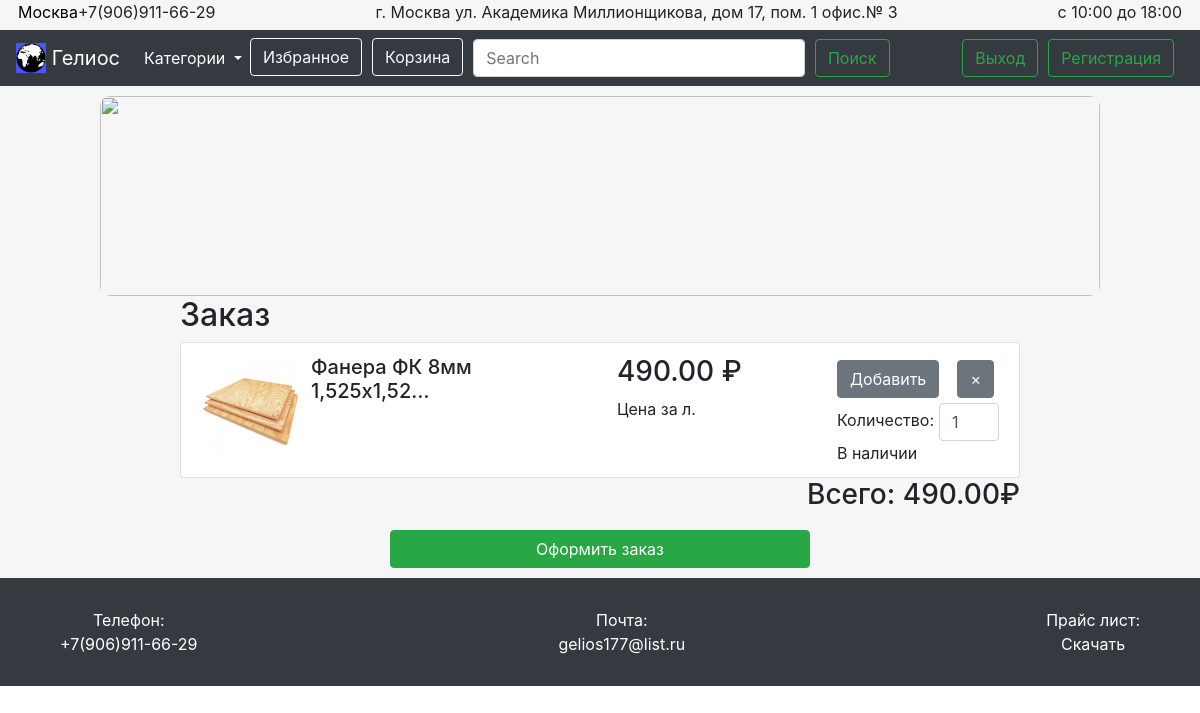
/order/ (signed in), run on the app's committed database.
### product/models.py (models this page shows, shortened)
class Product(models.Model):
    name = models.CharField(max_length=100, blank=True, null=True, default=None)
    price = models.DecimalField(max_digits=10, decimal_places=2, default=0)
    price_per_some = models.ForeignKey(PricePerSome, blank=True, null=True, default=None)
    characteristic = models.TextField(blank=True, null=True, default=None)
    description = models.TextField(blank=True, null=True, default=None)
    category = models.ForeignKey(Category, blank=True, null=True, default=None)
    image = models.ImageField(upload_to='product_images\\')
    is_active = models.BooleanField(default=True)
    is_main = models.BooleanField(default=False)
    created = models.DateTimeField(auto_now_add=True, auto_now=False)
    updated = models.DateTimeField(auto_now_add=False,auto_now=True)
    class Meta:
        verbose_name = 'Товар'
        verbose_name_plural = 'Товары'

class PricePerSome(models.Model):
    name = models.CharField(max_length=100, blank=True, null=True, default=None)
    created = models.TimeField(auto_now_add=True, auto_now=False)
    updated = models.TimeField(auto_now_add=False, auto_now=True)
    def __str__(self):
        return 'Цена за ' + self.name
    class Meta:
        verbose_name = 'Цена за ...'
        verbose_name_plural = 'Цены за ...'

### order/views.py (the view)
# urls.py: url(r'^', include('order.urls')),
def order(request):
    is_login = request.user.is_authenticated()
    user_name = request.user.username
    session_key = request.session.session_key
    if not session_key:
        request.session.cycle_key()
    if not is_login:
        user_name = session_key
        try:
            UserData.objects.get(owner_name=user_name)
        except:
            UserData.objects.create(owner_name=user_name, liked_data='', order_data='')
    data = UserData.objects.get(owner_name=user_name).order_data
    data_d = str_to_dict(data)
    len_order_data = len(data_d)
    correct_order = len(data_d) > 0
    new_data = []
    order_dict = dict()
    total_order_price = 0
    for id_prod in data_d:
        try:
            loc_prod = Product.objects.get(id=id_prod)
            order_dict[loc_prod] = data_d[id_prod]
            total_order_price += data_d[id_prod]*loc_prod.price
        except:
            del data_d[id_prod]
    new_data = dict_to_str(data_d)
    data = UserData.objects.get(owner_name=user_name)
    data.order_data = new_data
    data.save(update_fields=['order_data'])
    return render(request, 'order.html', locals())

### nav/templatetags/nav_items.py (called while the page is built)
@register.inclusion_tag('dropdown.html', takes_context=True)
def dropdown(context):
    res = []
    for elem in Category.objects.all():
        url = '_'.join(elem.name.split(' '))
        res.append([elem.name, url])
    return {'items': res}

### order/views.py (called while the page is built)
def str_to_dict(s):
    d = dict()
    if s != '':
        s = s.split(' ')
        for elem in s:
            a, b = map(int, elem.split(':'))
            d[a] = b
    return d

def dict_to_str(d):
    s = []
    for elem in d:
        s.append(str(elem) + ':' + str(d[elem]))
    return ' '.join(s)

### templates/order.html (shortened to what this page needs)
{% extends 'base.html' %}
{% load static %}
{% block content %}
    <div id="cat-container"
         data-len="{{ len_order_data }}"
    >
    <h2>Заказ</h2>
    {% if len_order_data %}
      <ul class="list-group">
        {% for product, count in order_dict.items %}
          <li class="list-group-item {{ product.id }}-to-remove-order-class">
            <div id="cat-prod-container">
              <div id="cat-prod-left">
                <a href="{% url 'product' product.id %}">
                  <img src="../../static/media/{{ product.image }}" id="best-product-image">
                </a>
                <h5>{{ product.name|truncatechars_html:25 }}</h5>
              </div>
              <div id="cat-prod-right">
                <div id="cat-prod-right-left">
                  <h3 id="best-product-price">{{ product.price }} &#8381</h3>
                  <div id="best-price-per-one">{{ product.price_per_some }}</div>
                </div>
                <div id="cat-prod-right-right">
                  <div id="cat-btn-cont">
                    <button type="button" class="btn btn-secondary to-order-butt {{ product.id }}-to-hide-btn"
                              data-product_id = "{{ product.id }}"
                              data-is_delete = "false"
                              data-loc = "main"
                              data-product_count="{{ count }}"
                              data-product_price="{{ product.price }}"
                      >Добавить</button>
                    <form class="product-stuff-cont" id="cat-prod-buttons" action="{% url 'update_order' %}">
                    <button class="btn btn-secondary to-order-butt" id="fav-del-butt"
                              data-product_id="{{ product.id }}"
                              data-is_delete="true"
                              data-loc="main"
                              data-product_count="{{ count }}"
                              data-product_price="{{ product.price }}"
                      >&#215;</button>
                    </form>
                  </div>
                  <form id="cat-prod-form" class="product-stuff-cont" action="{% url 'update_order' %}">
                    <div class="label-input-controlled">Количество:</div>
                    <input class="form-control {{ product.id }}-product-input" type="number" id="count-of-best-product"
                           min="0" max="1000000" value="{{ count }}" placeholder="0">
                  </form>
                    {% if product.is_active%}
                    <div>В наличии</div>
                  {% else %}
                    <div>Нет в наличии</div>
                  {% endif %}
                </div>
              </div>
            </div>
          </li>
        {% endfor %}
      </ul>
    {% else %}
      <div id="zero-found">
        <p>Ничего не найдено</p>
      </div>
    {% endif %}
      <div id="order-total-price">
        <h3>Всего:&nbsp;<div>{{ total_order_price }}</div> &#8381;</h3>
      </div>
      <div id="to-checkout-cont">
        <a href="{% url 'checkout' %}" id="to-checkout-order-butt"><button class="btn btn-success"
        {% if not correct_order %}disabled{% endif %}>Оформить заказ</button></a>
      </div>
  </div>
  <div id="cat-vacuum"></div>
{% endblock %}

### static/css/base.css (style rules this page uses)
.label-input-controlled { margin-top: 5px; }
#best-product-image { width: 100%; height: 250px; margin-top: 3px; }
#best-product-price { width: 200px; }
#cat-vacuum { height: 10px; }
#cat-container { width: 70%; margin: auto; }
#cat-prod-container { display: flex; flex-direction: row; justify-content: space-between; }
#cat-prod-left { display: flex; flex-direction: row; justify-content: flex-start; }
#cat-prod-left img { width: 100px; height: 100px; }
#cat-prod-left h5 { width: 50%; margin-left: 10px; }
#cat-prod-right { display: flex; flex-direction: row; justify-content: flex-start; }
#cat-prod-right-left { display: flex; flex-direction: column; margin-right: 20px; }
#cat-prod-right-right { display: flex; flex-direction: column; }
#cat-btn-cont { display: flex; flex-direction: row; justify-content: space-between; margin-top: 5px; }
#cat-prod-buttons { display: flex; flex-direction: row; justify-content: flex-start; }
#cat-prod-buttons button { margin-right: 5px; }
#cat-prod-form { display: flex; flex-direction: row; justify-content: flex-start; margin-top: 5px; }
#cat-prod-form input { width: 60px; margin-left: 5px; }
#fav-del-butt { color: white; }
#to-checkout-cont { margin: auto; margin-top: 10px; display: flex; justify-content: center; }
#to-checkout-order-butt { width: 50%; }
#to-checkout-order-butt button { width: 100%; }
#order-total-price { display: flex; justify-content: flex-end; }
#order-total-price h3 { display: flex; flex-direction: row; justify-content: flex-start; }

### data on the page
Product: image (picture), name "Фанера ФК 8мм 1,525х1,52…", price "490.00", price_per_some "Цена за л.", count "1", is_active "В наличии"

### other printed values
{{ total_order_price }} "490.00"
